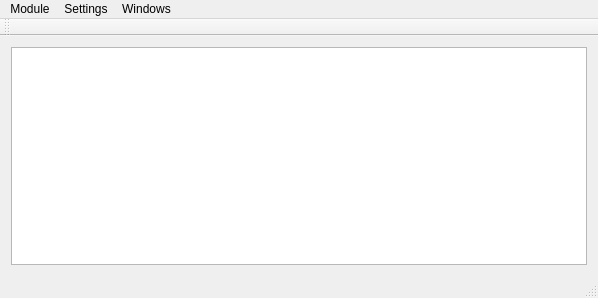
<?xml version="1.0" encoding="UTF-8"?>
<ui version="4.0">
 <class>MainWindow</class>
 <widget class="QMainWindow" name="MainWindow">
  <property name="geometry">
   <rect>
    <x>0</x>
    <y>0</y>
    <width>598</width>
    <height>298</height>
   </rect>
  </property>
  <property name="windowTitle">
   <string>MoonGlare Editor</string>
  </property>
  <widget class="QWidget" name="centralWidget">
   <layout class="QHBoxLayout" name="horizontalLayout">
    <property name="spacing">
     <number>0</number>
    </property>
    <property name="leftMargin">
     <number>0</number>
    </property>
    <property name="topMargin">
     <number>0</number>
    </property>
    <property name="rightMargin">
     <number>0</number>
    </property>
    <property name="bottomMargin">
     <number>0</number>
    </property>
    <item>
     <widget class="QWidget" name="widget" native="true">
      <layout class="QHBoxLayout" name="horizontalLayout_2">
       <item>
        <widget class="QTreeView" name="treeViewState">
         <property name="rootIsDecorated">
          <bool>true</bool>
         </property>
         <property name="expandsOnDoubleClick">
          <bool>false</bool>
         </property>
        </widget>
       </item>
      </layout>
     </widget>
    </item>
   </layout>
  </widget>
  <widget class="QMenuBar" name="menuBar">
   <property name="geometry">
    <rect>
     <x>0</x>
     <y>0</y>
     <width>598</width>
     <height>21</height>
    </rect>
   </property>
   <widget class="QMenu" name="menuSettings">
    <property name="title">
     <string>Settings</string>
    </property>
   </widget>
   <widget class="QMenu" name="menuWindows">
    <property name="title">
     <string>Windows</string>
    </property>
   </widget>
   <widget class="QMenu" name="menuModule">
    <property name="title">
     <string>Module</string>
    </property>
    <addaction name="actionNew"/>
    <addaction name="actionOpen"/>
    <addaction name="actionClose"/>
    <addaction name="separator"/>
    <addaction name="actionExit"/>
   </widget>
   <addaction name="menuModule"/>
   <addaction name="menuSettings"/>
   <addaction name="menuWindows"/>
  </widget>
  <widget class="QToolBar" name="mainToolBar">
   <attribute name="toolBarArea">
    <enum>TopToolBarArea</enum>
   </attribute>
   <attribute name="toolBarBreak">
    <bool>false</bool>
   </attribute>
  </widget>
  <widget class="QStatusBar" name="statusBar"/>
  <action name="actionNew">
   <property name="text">
    <string>New</string>
   </property>
  </action>
  <action name="actionOpen">
   <property name="text">
    <string>Open</string>
   </property>
  </action>
  <action name="action">
   <property name="text">
    <string>-</string>
   </property>
  </action>
  <action name="actionExit">
   <property name="text">
    <string>Exit</string>
   </property>
  </action>
  <action name="actionClose">
   <property name="text">
    <string>Close</string>
   </property>
  </action>
 </widget>
 <layoutdefault spacing="6" margin="11"/>
 <resources>
  <include location="../Shared/Resources/icons.qrc"/>
 </resources>
 <connections/>
</ui>
